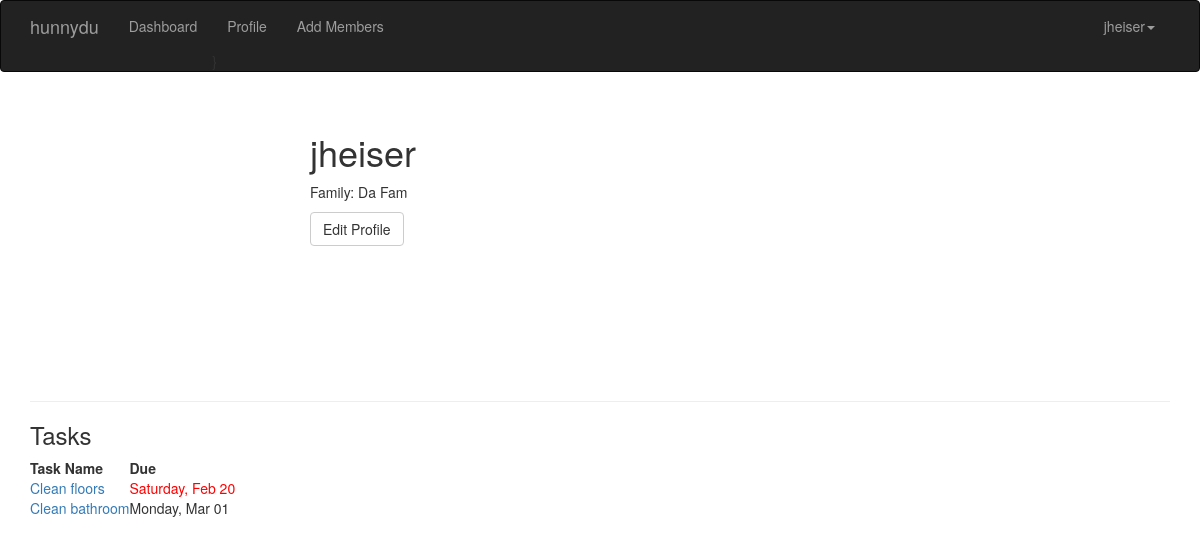
The app's page /user/1 (signed in) with its own data.
### app/models.py (models this page shows, shortened)
class User(UserMixin,db.Model):
    __tablename__ = 'users'
    id = db.Column(db.Integer, primary_key=True)
    email = db.Column(db.String(64), unique=True, index=True)
    username = db.Column(db.String(64), unique=True, index=True)
    role_id = db.Column(db.Integer, db.ForeignKey('roles.id'))
    confirmed = db.Column(db.Boolean,default=False)
    password_hash = db.Column(db.String(128))
    tasks = db.relationship('Task', backref='assigned_user',lazy='dynamic')
    family_id = db.Column(db.Integer, db.ForeignKey('families.id'))
    def can(self,perm):
        return self.role is not None and self.role.has_permission(perm)
    def is_administrator(self):
        return self.role.has_permission(Permission.ADMIN)
    @property
    def password(self):
        raise AttributeError('Password cannot be read.')

class Family(db.Model):
    __tablename__='families'
    id = db.Column(db.Integer,primary_key=True)
    family_name = db.Column(db.String(64))
    members = db.relationship('User', backref='family',lazy='dynamic')

class Task(db.Model):
    __tablename__='tasks'
    id = db.Column(db.Integer,primary_key=True)
    taskname = db.Column(db.String(64))
    period = db.Column(db.String(7))
    assigned_user_id = db.Column(db.Integer, db.ForeignKey('users.id'))
    next_due = db.Column(db.DateTime())
    subtasks = db.relationship('Subtask', backref='task',lazy='dynamic')

### app/main/views.py (the view)
@main.route('/user/<int:id>')
@login_required
def profile(id):
    user = User.query.get_or_404(id)
    return render_template('user.html',user = user,today=datetime.today())

### app/auth/views.py (called while the page is built)
@auth.before_app_request
def before_request():
    if current_user.is_authenticated:
        if not current_user.confirmed and \
            request.endpoint and \
            request.blueprint != 'auth' and \
            request.endpoint != 'static':
            return redirect(url_for('auth.unconfirmed'))

### app/main/__init__.py (called while the page is built)
@main.app_context_processor
def inject_permissions():
    return dict(Permission=Permission)

### app/models.py (called while the page is built)
@login_manager.user_loader
def load_user(user_id):
    return User.query.get(int(user_id))

    def has_permission(self,perm):
        return self.permissions & perm == perm

### app/templates/user.html (shortened to what this page needs)
{% extends "base.html" %}
{% import "bootstrap/wtf.html" as wtf %}
{% block page_content %}
<div class="page-header">
    <div class="profile-header">
        <h1>{{user.username}}</h1>
        <p>Family: {{user.family.family_name}}</p>
          {% if user == current_user %}
              <a class='btn btn-default' href="{{url_for('main.edit_profile')}}">
                Edit Profile
              </a>
          {% endif %}
    </div>
</div>
<h3> Tasks </h3>
<table>
  <thead><tr><th>Task Name</th><th>Due</th></tr></thead>
  {% for task in user.tasks %}
    <tr>
      <td>
        <a href="{{url_for('main.task',id=task.id)}}">{{task.taskname}}</a>
      </td>
      <td>
        {% if task.next_due.date() < today.date() %}
          <div style="color:red;">{{task.next_due.strftime("%A, %b %d")}}</div>
        {% else %}
          {{task.next_due.strftime("%A, %b %d")}}
        {% endif %}
      </td>
    </tr>
  {% endfor %}
</table>
{% endblock %}

### app/templates/base.html (shortened to what this page needs)
{% extends "bootstrap/base.html" %}
{% block head %}
{{ super() }}
<link rel="stylesheet" type="text/css" href="{{ url_for('static', filename='styles.css') }}">
{% endblock %}
{% block navbar %}
<div class="navbar navbar-inverse" role="navigation">
    <div class="container">
        <div class="navbar-header">
            <a class="navbar-brand" href="/">hunnydu</a>
        </div>
        <div class="navbar-collapse collapse">
            <ul class="nav navbar-nav">
                <li><a href="{{url_for('main.dashboard')}}">Dashboard</a></li>
                {% if current_user.is_authenticated %}
                <li>
                  <a href="{{url_for('main.profile',id=current_user.id)}}">
                    Profile
                  </a>}
                </li>
                {% endif %}
                {% if current_user.can(Permission.ADD_USER) %}
                <li>
                  <a href="{{url_for('auth.send_family_email')}}">Add Members</a>
                </li>
                {% endif %}
            </ul>
            <ul class="nav navbar-nav navbar-right">
              {% if current_user.is_authenticated %}
                <li class="dropdown">
                    <a href="#" class="dropdown-toggle" data-toggle="dropdown">{{current_user.username}}<b class="caret"></b></a>
                </li>
              {% else %}
                <li><a href="{{ url_for('auth.login') }}">Log In</a></li>
              {% endif %}
            </ul>
        </div>
    </div>
</div>
{% endblock %}
{% block content %}
<div class="container">
    {% block page_content %}{% endblock %}
</div>
{% endblock %}

### app/static/styles.css (style rules this page uses)
.profile-header { min-height: 260px; margin-left: 280px; }

### records on screen
User: username "jheiser"
Family: family.family_name "Da Fam"
Task: taskname "Clean floors", next_due "Saturday, Feb 20"
Task: taskname "Clean bathroom", next_due "Monday, Mar 01"
